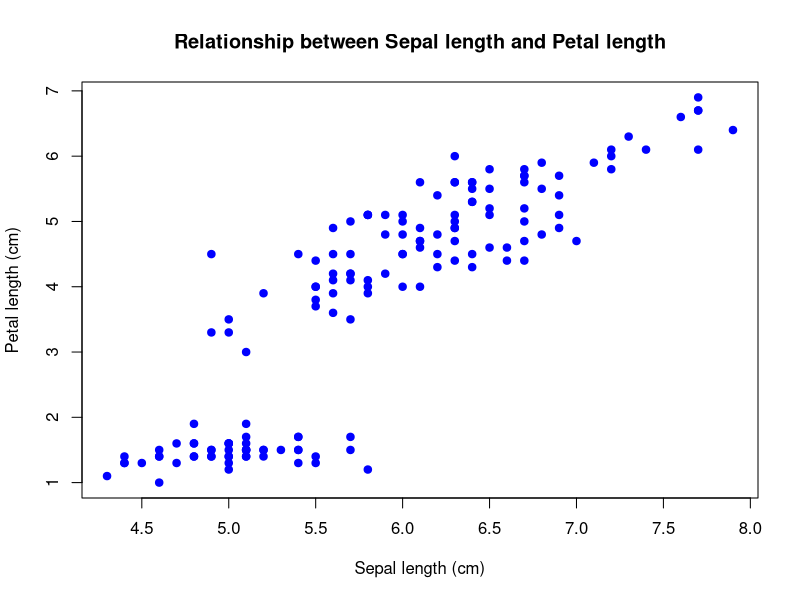
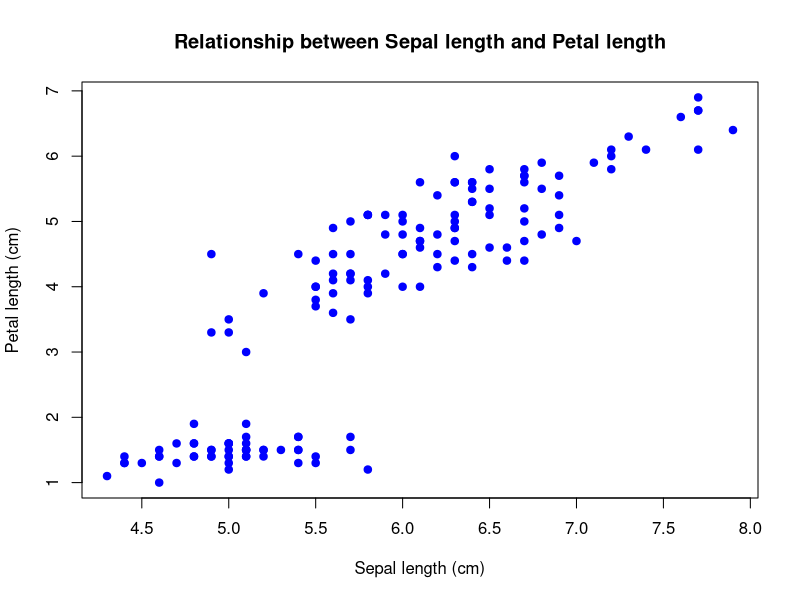

The R source for these figures, in order:
data(iris)

plot(iris$Sepal.Length, iris$Petal.Length, 
     main = "Relationship between Sepal length and Petal length",
     xlab = "Sepal length (cm)",
     ylab = "Petal length (cm)", 
     col = "blue",
     pch = 19)

png(filename = "iris_scatterplot.png", width = 2000, height = 1500, res = 300)
plot(iris$Sepal.Length, iris$Petal.Length, 
     main = "Relationship between Sepal length and Petal length",
     xlab = "Sepal length (cm)",
     ylab = "Petal length (cm)", 
     col = "blue",
     pch = 19)
dev.off()